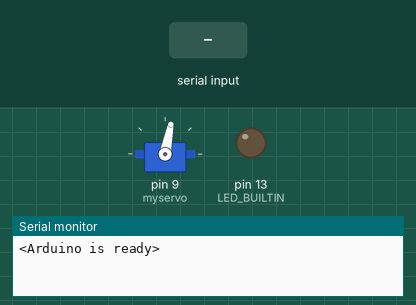
Bench run of a sketch on a simulated Arduino Uno, built with avr-gcc and run on an emulated ATmega328P. On the bench: servo, output pins drawn as LEDs (lit = HIGH), the last lines printed to the serial monitor. The test bench sets the inputs (shaded band).

Above: at 1.2 s.
1.3 s: "90,45\n" received over Serial
At 2.56 s:
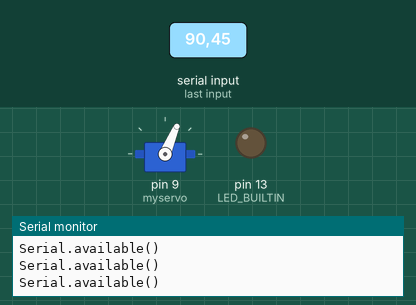
Timing chart, 0 to 10.3 s (numbered marks = the images above; inputs shaded):
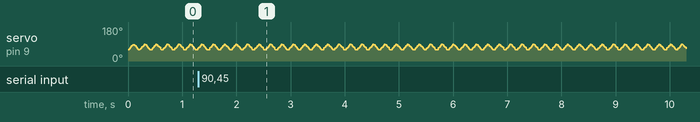

The sketch:

flashing_servo.ino
```cpp
//#include <SoftwareSerial.h>

#include <Servo.h>
Servo myservo;
const int redPin = 9;
const int greenPin = 10;
const int bluePin = 11;
int pos = 0;

int color[3];
int colorIndex;
bool resetColorIndex = false;
bool freeze90 = false;
char temp[20];

void setup()
{
  // put your setup code here, to run once:
  pinMode(LED_BUILTIN, OUTPUT);
  myservo.attach(9);
  myservo.write(60);
  Serial.begin(9600);
  Serial.println("<Arduino is ready>");
  colorIndex = 0;
}

void loop()
{
  if (freeze90 == false)
  {
    if (resetColorIndex)
    {
      //colorIndex = 0;
      Serial.write("Reset: colorIndex = 0.\r\n");
    }
    if (Serial.available())
    {
      Serial.write("Serial.available()\r\n");
    }
    if (Serial.available() && Serial.dtr())
    {
      Serial.write("Serial.available()&& Serial.dtr()\r\n");
    }
    if (Serial.available() > 0 && Serial.dtr())
    { // || colorIndex != 0) {//Serial &&
      Serial.println("Hi there, new serial monitor session");
      //char ch = Serial.read();
      //Serial.print(ch, HEX);
      color[colorIndex++] = Serial.parseInt(); //ch;//Serial.read();

      sprintf(temp, "cindex=,%i,%i\r", colorIndex, color[0]);
      Serial.println(temp);
      if (colorIndex == 1)
      { //1

        //       Serial.flush();
        //      analogWrite(redPin, color[0]);
        if (color[0] == 1)
        {
          myservo.write(0);
          delay(2000);
          for (pos = 0; pos <= 75; pos += 1)
          { // goes from 0 degrees to 180 degrees
            // in steps of 1 degree
            myservo.write(pos); // tell servo to go to position in variable 'pos'
            delay(5);           // waits 15ms for the servo to reach the position
          }
          delay(500); //
          Serial.write("ceral detected.\r\n");
        }

        else if (color[0] == 2)
        {
          myservo.write(180);
          delay(2000);
          for (pos = 180; pos <= 75; pos -= 1)
          { // goes from 0 degrees to 180 degrees
            // in steps of 1 degree
            myservo.write(pos); // tell servo to go to position in variable 'pos'
            delay(5);           // waits 15ms for the servo to reach the position
          }
          delay(500); //
          Serial.write("mallow detected.\r\n");
        }

        else if (color[0] == 9)
        {
          myservo.write(90);
          freeze90 = true;
          /*delay(2000);
        for (pos = 180; pos <= 75; pos -= 1) { // goes from 0 degrees to 180 degrees
          // in steps of 1 degree
          myservo.write(pos);              // tell servo to go to position in variable 'pos'
          delay(20);                       // waits 15ms for the servo to reach the position
        }
        delay(1000);*/
          Serial.write("RESET.\r\n");
        }

        else if (color[0] > 9 || color[0] < 1)
        {
          int mod180 = color[0] % 181;
          myservo.write(mod180);
          //freeze90 = true;
          delay(1000);
          Serial.write(mod180);
        }
        while (Serial.available() > 1)
        {
          int throwaway = Serial.read();
          Serial.write("Throwing away.\r\n");
          /*if( throwaway == 1 || throwaway == 2 ){
          color[colorIndex++] = throwaway;//Serial.read();
        }
        else {
          resetColorIndex = true;
          colorIndex = 0;
        }*/
          Serial.write("Throwing away.\r\n");
        }

        Serial.flush();
        colorIndex = 0;
      }
    }
    else
    {
      //Serial.println("asdf");
      for (pos = 60; pos <= 90; pos += 1)
      { // goes from 0 degrees to 180 degrees
        // in steps of 1 degree
        myservo.write(pos); // tell servo to go to position in variable 'pos'
        delay(3);           // waits 15ms for the servo to reach the position
      }
      for (pos = 90; pos >= 60; pos -= 1)
      {                     // goes from 180 degrees to 0 degrees
        myservo.write(pos); // tell servo to go to position in variable 'pos'
        delay(3);           // waits 15ms for the servo to reach the position
      }
      delay(20);
    }
  }
}

void old_loop()
{
  myservo.write(pos);
  // put your main code here, to run repeatedly:
  digitalWrite(LED_BUILTIN, HIGH);
  move_servo();
  digitalWrite(LED_BUILTIN, LOW);
  pos = 0;
  colorIndex = 0;
  myservo.write(pos);
}

void move_servo()
{
  if (pos == 0)
  {
    myservo.write(0);
    delay(2000);
    for (pos = 0; pos <= 75; pos += 1)
    { // goes from 0 degrees to 180 degrees
      // in steps of 1 degree
      myservo.write(pos); // tell servo to go to position in variable 'pos'
      delay(5);           // waits 15ms for the servo to reach the position
    }
    myservo.write(180);
    delay(2000);
    delay(1000);
  }
  else
  {
    for (pos = 180; pos <= 75; pos -= 1)
    { // goes from 0 degrees to 180 degrees
      // in steps of 1 degree
      myservo.write(pos); // tell servo to go to position in variable 'pos'
      delay(20);          // waits 15ms for the servo to reach the position
    }
    delay(1000);
  }
}
```
